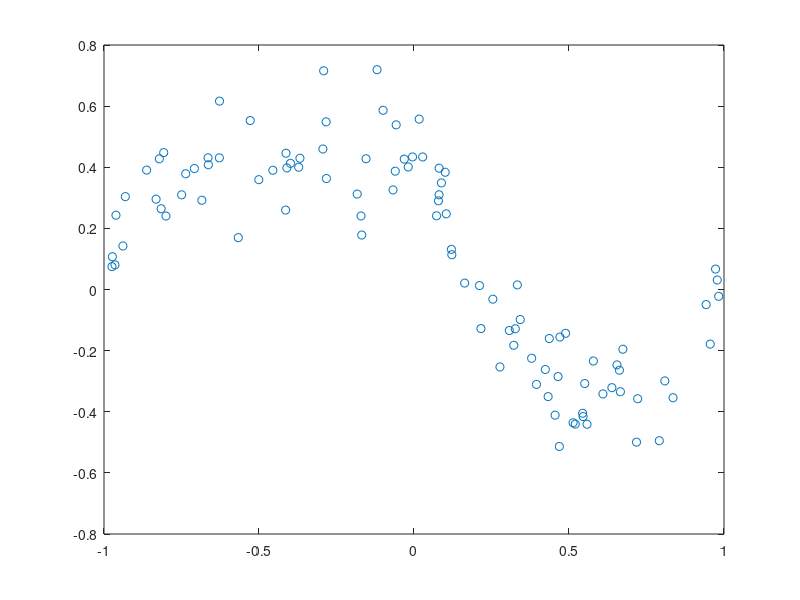

Source code (MATLAB):
m = 100;   % number of points 

% generate random m data points 
t = -1 + 2*rand(m, 1);
y = t.^3 - t + 0.4 ./ (1 + 25*t.^2) + 0.10*randn(m,1);

plot(t, y, 'o');  % plot the points as circles
